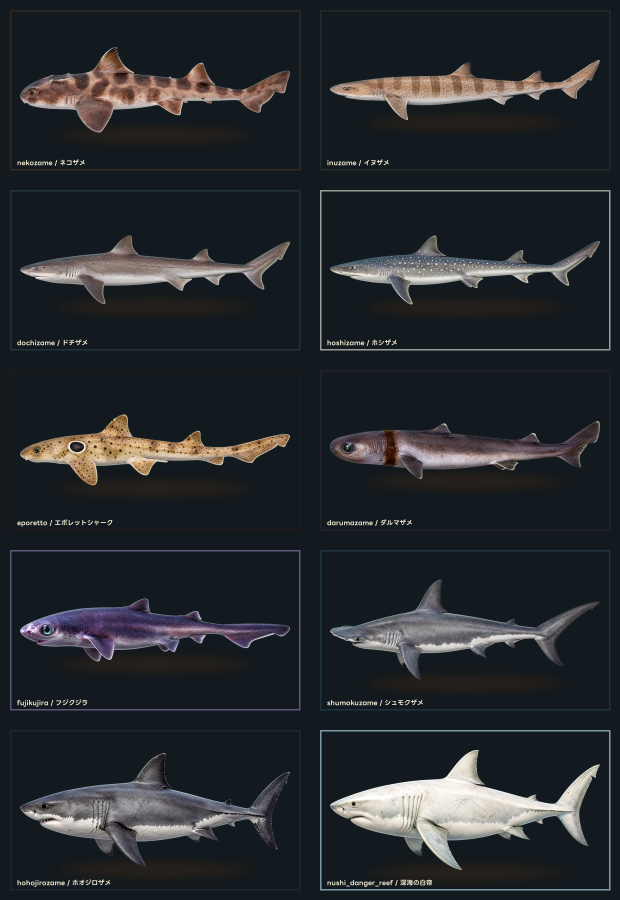
#> input picture tools/source_assets/fish/shark_e4_contact_sheet.png, 1240 x 1800 px (shown at 1/2 size)
$ python -i generate_shark_fish_assets.py   (imports and definitions only)
#> lines starting #> are read from the running program, lines starting #| are printed output that depends on the picture
#> further down, picture is the input picture: PIL image 1240x1800 RGBA; mean R, G, B, A 38.4, 42.7, 46.8, 255
#!/usr/bin/env python3
"""Generate E4 shark fish assets.

Showcase sheet contract:
- 4 horizontal frames, each 640x320; total sheet size is 2560x320.
- Each frame contains one fish and is authored for the fight runtime's 4-frame atlas.
- Sheet fish face right so the runtime line anchor connects to the mouth/head side.
- Card portraits keep the project convention: fish face left.
"""
from __future__ import annotations

import math
from pathlib import Path

from PIL import Image, ImageDraw, ImageEnhance, ImageFilter, ImageFont


ROOT = Path(__file__).resolve().parents[1]
FISH_DIR = ROOT / "assets" / "showcase" / "fish"
CONTACT_SHEET = ROOT / "tools" / "source_assets" / "fish" / "shark_e4_contact_sheet.png"
REALISTIC_SOURCE_DIR = ROOT / "tools" / "source_assets" / "fish" / "shark_e4_realistic_sources"
FONT_BOLD = ROOT / "assets" / "fonts" / "line_seed" / "LINESeedJP_A_TTF_Bd.ttf"

CARD_SIZE = (560, 310)
FRAME_SIZE = (640, 320)
SHEET_FRAMES = 4
SHEET_SIZE = (FRAME_SIZE[0] * SHEET_FRAMES, FRAME_SIZE[1])


SHARK_SPECS = [
    {
        "id": "nekozame",
        "label": "ネコザメ",
        "body": (122, 95, 66),
        "belly": (202, 175, 133),
        "accent": (72, 53, 39),
        "pattern": "saddle",
        "body_len": 0.72,
        "body_h": 0.23,
        "tail": 0.15,
        "dorsal": 0.18,
        "nose": "blunt",
        "scale": 0.86,
    },
    {
        "id": "inuzame",
        "label": "イヌザメ",
        "body": (103, 111, 96),
        "belly": (191, 193, 170),
        "accent": (48, 56, 47),
        "pattern": "fine_spots",
        "body_len": 0.76,
        "body_h": 0.20,
        "tail": 0.16,
        "dorsal": 0.16,
        "nose": "slender",
        "scale": 0.84,
    },
    {
        "id": "dochizame",
        "label": "ドチザメ",
        "body": (92, 113, 119),
        "belly": (196, 207, 200),
        "accent": (44, 69, 76),
        "pattern": "lateral",
        "body_len": 0.79,
        "body_h": 0.21,
        "tail": 0.17,
        "dorsal": 0.18,
        "nose": "slender",
        "scale": 0.90,
    },
    {
        "id": "hoshizame",
        "label": "ホシザメ",
        "body": (83, 107, 124),
        "belly": (200, 213, 215),
        "accent": (222, 229, 215),
        "pattern": "star_spots",
        "body_len": 0.78,
        "body_h": 0.22,
        "tail": 0.17,
        "dorsal": 0.18,
        "nose": "slender",
        "scale": 0.90,
    },
    {
        "id": "eporetto",
        "label": "エポレットシャーク",
        "body": (119, 86, 58),
        "belly": (206, 174, 126),
        "accent": (43, 31, 26),
        "pattern": "epaulette",
        "body_len": 0.73,
        "body_h": 0.20,
        "tail": 0.15,
        "dorsal": 0.15,
        "nose": "blunt",
        "scale": 0.78,
    },
    {
        "id": "darumazame",
        "label": "ダルマザメ",
        "body": (84, 78, 92),
        "belly": (180, 169, 184),
        "accent": (47, 38, 56),
        "pattern": "collar",
        "body_len": 0.58,
        "body_h": 0.24,
        "tail": 0.12,
        "dorsal": 0.13,
        "nose": "round",
        "scale": 0.64,
    },
    {
        "id": "fujikujira",
        "label": "フジクジラ",
        "body": (63, 69, 91),
        "belly": (166, 171, 190),
        "accent": (136, 122, 172),
        "pattern": "deep_glow",
        "body_len": 0.60,
        "body_h": 0.22,
        "tail": 0.13,
        "dorsal": 0.14,
        "nose": "round",
        "scale": 0.60,
    },
    {
        "id": "shumokuzame",
        "label": "シュモクザメ",
        "body": (80, 111, 127),
        "belly": (194, 211, 213),
        "accent": (38, 70, 83),
        "pattern": "lateral",
        "body_len": 0.86,
        "body_h": 0.22,
        "tail": 0.20,
        "dorsal": 0.22,
        "nose": "hammer",
        "scale": 0.98,
    },
    {
        "id": "hohojirozame",
        "label": "ホオジロザメ",
        "body": (71, 91, 103),
        "belly": (226, 230, 224),
        "accent": (33, 52, 61),
        "pattern": "countershade",
        "body_len": 0.88,
        "body_h": 0.27,
        "tail": 0.21,
        "dorsal": 0.24,
        "nose": "pointed",
        "scale": 1.00,
    },
    {
        "id": "nushi_danger_reef",
        "label": "深海の白帝",
        "body": (226, 229, 224),
        "belly": (248, 248, 238),
        "accent": (119, 138, 153),
        "pattern": "nushi_scars",
        "body_len": 0.90,
        "body_h": 0.29,
        "tail": 0.22,
        "dorsal": 0.26,
        "nose": "pointed",
        "scale": 1.04,
        "glow": (184, 223, 240),
    },
]


# [39 lines left out: functions main, _make_card, _make_sheet, not called in this run]


def _missing_realistic_sources() -> list[Path]:
    return [path for spec in SHARK_SPECS if not (path := _realistic_source_path(spec)).exists()]


def _realistic_source_path(spec: dict) -> Path:
    return REALISTIC_SOURCE_DIR / f"{spec['id']}_source.png"


# [6 lines left out: function _load_realistic_source, not called in this run]


def _make_card_from_source(source: Image.Image) -> Image.Image:
    return _add_card_shadow(_contain_alpha(_realistic_readability_pass(source), CARD_SIZE, margin=10))


# [66 lines left out: functions _make_sheet_from_source, _remove_chroma_green, _despill_green, _trim_alpha, not called in this run]


def _realistic_readability_pass(image: Image.Image) -> Image.Image:
    alpha = image.getchannel("A")
#> alpha: PIL image 1240x1800 L; every value is 255
    rgb = image.convert("RGB")
    rgb = ImageEnhance.Color(rgb).enhance(1.03)
    rgb = ImageEnhance.Contrast(rgb).enhance(1.08)
    rgb = ImageEnhance.Sharpness(rgb).enhance(1.08)
    out = rgb.convert("RGBA")
    out.putalpha(alpha)
    return out


def _add_card_shadow(image: Image.Image) -> Image.Image:
    bbox = image.getchannel("A").getbbox()
    if bbox is None:
        return image
    x0, _y0, x1, y1 = bbox
    shadow = Image.new("RGBA", image.size, (0, 0, 0, 0))
    draw = ImageDraw.Draw(shadow)
    pad_x = max(8, round((x1 - x0) * 0.10))
    ellipse = (
        x0 + pad_x,
        min(image.height - 34, y1 - 18),
        x1 - pad_x,
        min(image.height - 4, y1 + 28),
    )
    draw.ellipse(ellipse, fill=(74, 45, 22, 105))
    shadow = shadow.filter(ImageFilter.GaussianBlur(13))
    out = Image.new("RGBA", image.size, (0, 0, 0, 0))
    out.alpha_composite(shadow)
    out.alpha_composite(image)
    return out


# [164 lines left out: functions _draw_shark, _draw_pattern, _readability_pass, not called in this run]


def _contain_alpha(image: Image.Image, size: tuple[int, int], margin: int) -> Image.Image:
#> called with size = (560, 310), margin = 10
    bbox = image.getchannel("A").getbbox()
#> bbox = (0, 0, 1240, 1800)
    if bbox is None:
        return image
    cropped = image.crop(bbox)
    max_w = max(1, size[0] - margin * 2)
    max_h = max(1, size[1] - margin * 2)
    scale = min(max_w / cropped.width, max_h / cropped.height, 1.0)
#> scale = 0.161
    if scale < 1.0:
        cropped = cropped.resize(
            (max(1, round(cropped.width * scale)), max(1, round(cropped.height * scale))),
            Image.Resampling.LANCZOS,
        )
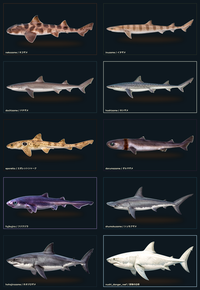
#> cropped: PIL image 200x290 RGBA; mean R, G, B, A 36.3, 41.8, 46.5, 255
    out = Image.new("RGBA", size, (0, 0, 0, 0))
#> out: PIL image 560x310 RGBA; every value is 0
    out.alpha_composite(cropped, ((size[0] - cropped.width) // 2, (size[1] - cropped.height) // 2))
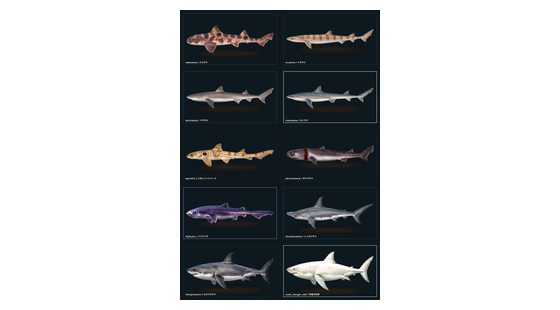
#> out: PIL image 560x310 RGBA; mean R, G, B, A 12.1, 14, 15.6, 85.2; transparent parts drawn white
    return out


# [23 lines left out: functions _preview_tile, _font, _build_contact_sheet, not called in this run]


# [2 lines not run here, left out]

>>> from PIL import Image
>>> picture = Image.open('source_assets/fish/shark_e4_contact_sheet.png')
>>> result = _make_card_from_source(picture)
#> in _add_card_shadow, `bbox = image.getchannel("A").getbbox()`: bbox = (180, 10, 380, 300)
#> in _add_card_shadow, `x0, _y0, x1, y1 = bbox`: x0 = 180; x1 = 380; y1 = 300
#> in _add_card_shadow, `pad_x = max(8, round((x1 - x0) * 0.10))`: pad_x = 20
#> in _add_card_shadow, `ellipse = ( x0 + pad_x, min(image.height - 34, y1 - 18), x1 - pad_x, m..`: ellipse = (200, 276, 360, 306)
#> in _add_card_shadow, `shadow = shadow.filter(ImageFilter.GaussianBlur(13))`:
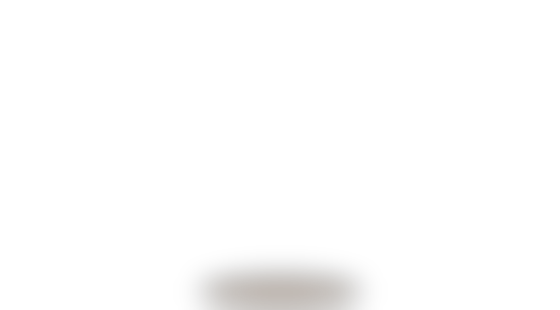
#> shadow: PIL image 560x310 RGBA; mean R, G, B, A 1.6, 0.9, 0.5, 2.2; transparent parts drawn white
